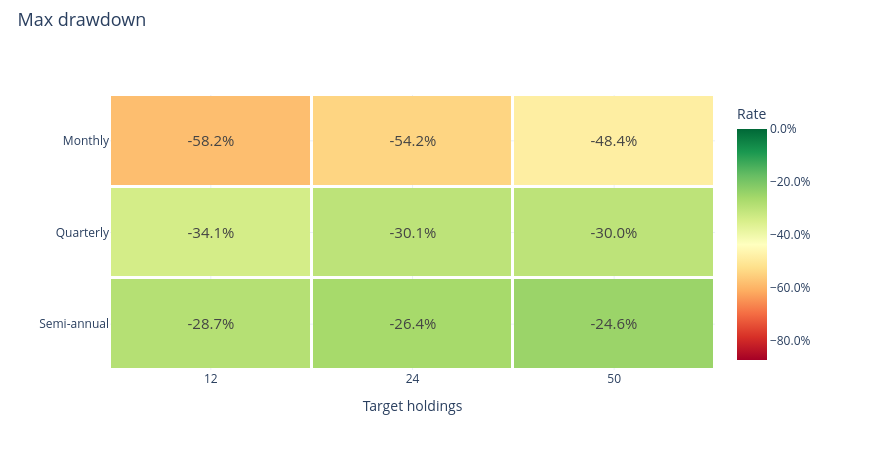

Notebook code cell kept with this figure:
### Markdown cell above
### Maximum drawdown

### Code cell
research.heatmap('maximum_drawdown')

### Figure 1 — Plotly figure (JSON) as saved in the notebook; plotly's stock layout.template omitted (floating-point values rounded to 4 significant figures)
{"data": [{"colorbar": {"tickformat": ".1%", "title": {"text": "Rate"}}, "colorscale": [[0.0, "rgb(165,0,38)"], [0.1, "rgb(215,48,39)"], [0.2, "rgb(244,109,67)"], [0.3, "rgb(253,174,97)"], [0.4, "rgb(254,224,139)"], [0.5, "rgb(255,255,191)"], [0.6, "rgb(217,239,139)"], [0.7, "rgb(166,217,106)"], [0.8, "rgb(102,189,99)"], [0.9, "rgb(26,152,80)"], [1.0, "rgb(0,104,55)"]], "text": [["-58.2%", "-54.2%", "-48.4%"], ["-34.1%", "-30.1%", "-30.0%"], ["-28.7%", "-26.4%", "-24.6%"]], "textfont": {"size": 15}, "texttemplate": "%{text}", "type": "heatmap", "x": ["12", "24", "50"], "xgap": 3, "y": ["Monthly", "Quarterly", "Semi-annual"], "ygap": 3, "z": [[-0.582, -0.5415, -0.4837], [-0.3407, -0.3006, -0.3003], [-0.2873, -0.2639, -0.2461]], "zmax": 0.0, "zmin": -0.8715}], "layout": {"height": 450, "hovermode": "closest", "legend": {"font": {"size": 12}, "itemclick": "toggle", "itemdoubleclick": "toggleothers", "x": 1.025, "y": 1}, "margin": {"b": 80, "l": 110, "r": 155, "t": 95}, "title": {"font": {"size": 18}, "text": "Max drawdown", "x": 0.02, "y": 0.97}, "width": 870, "xaxis": {"title": {"text": "Target holdings"}}, "yaxis": {"autorange": "reversed"}}}
